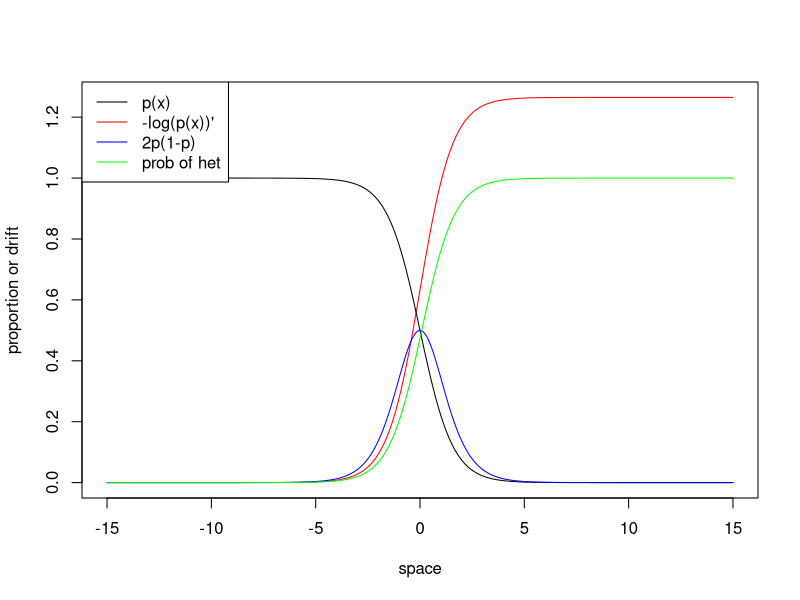
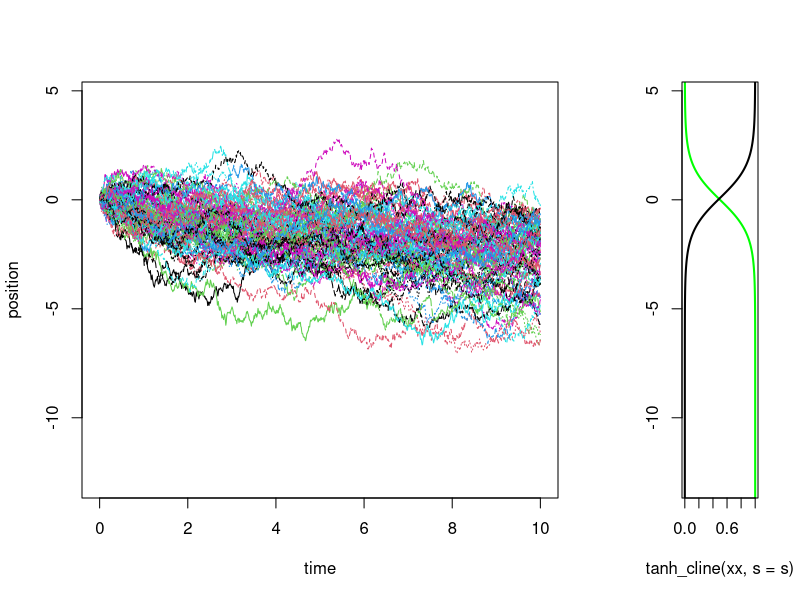
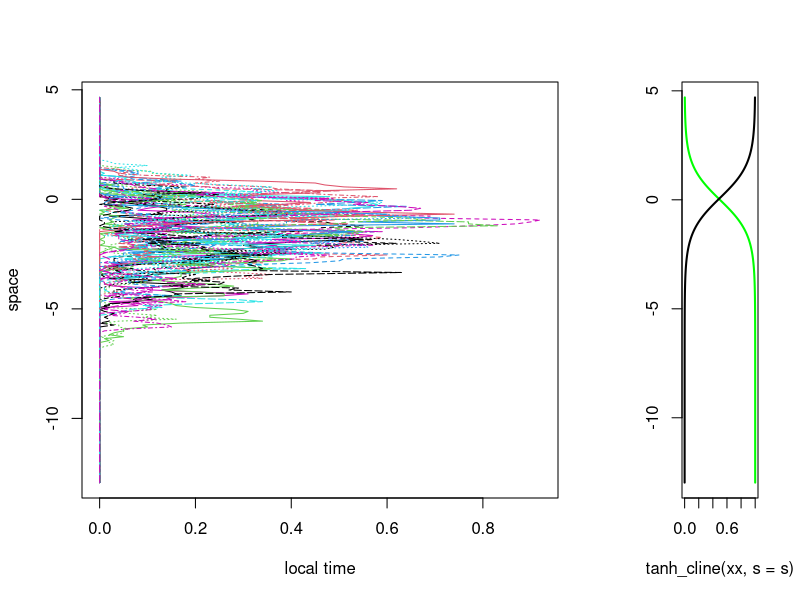
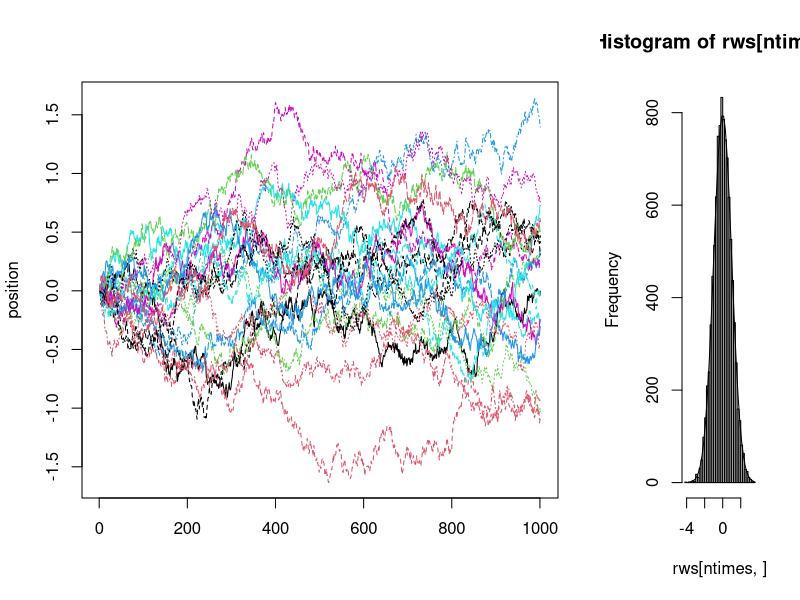
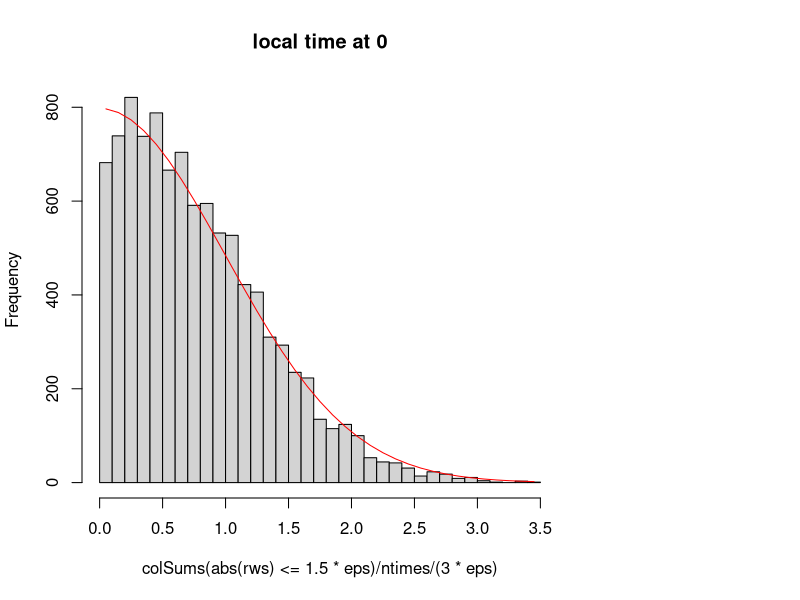
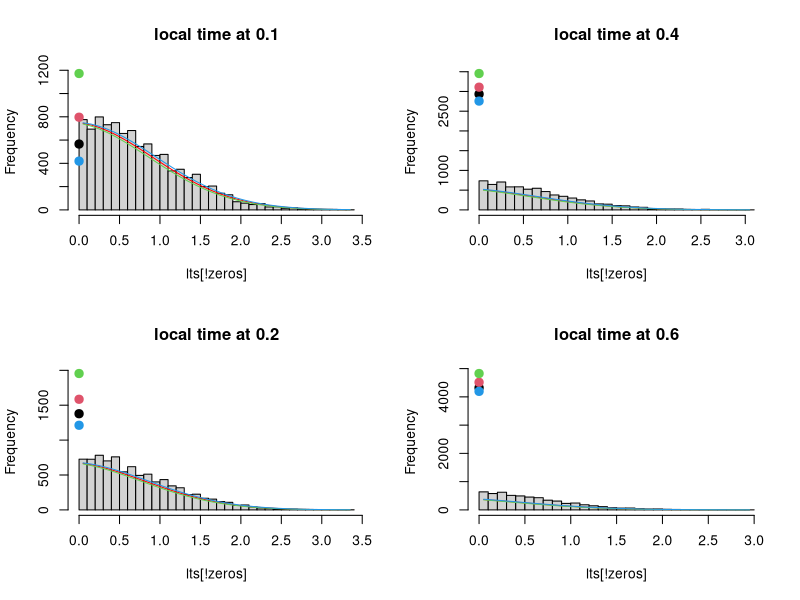
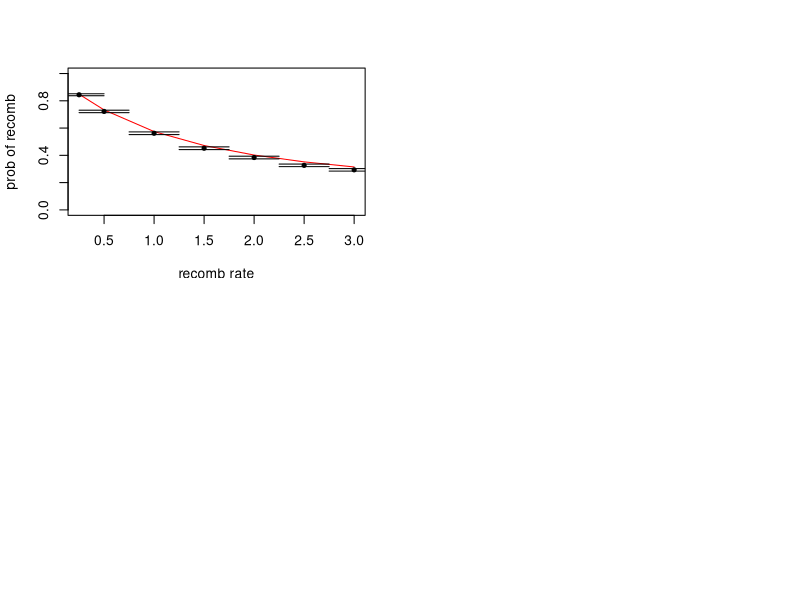
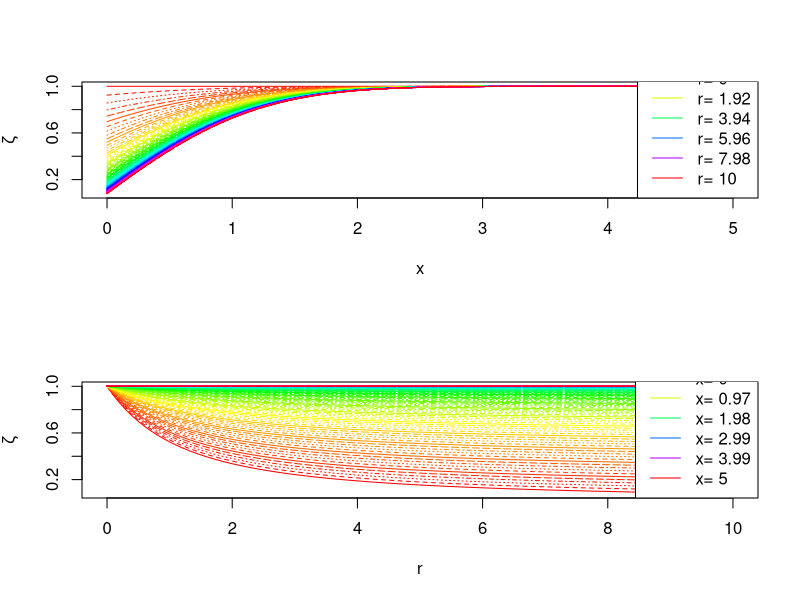

The R script that drew these images, in order:
## ---- chunk 1
fig.dim <- 5
knitr::opts_chunk$set(fig.width=2*fig.dim,fig.align='center')
## ---- chunk 2
pcline <- function (x,r,tau=1,sigma=1) {
    (1/2)*( 1 - sign(x)*zeta(x=x/sqrt(tau*sigma^2),r=r*tau) )
}
tanh_cline <- function (x,s,sigma=1) {
    (1/2)*(1+tanh(-2*x*sqrt(s)/sigma))
}
tanh_drift <- function (x,s,sigma=1) {
    # log-derivative of tanh_cline
    -(2*sqrt(s)/sigma) * (1-tanh(-2*x*sqrt(s)/sigma)^2) / (1+tanh(-2*x*sqrt(s)/sigma))
}
tanh_het <- function (x,s,sigma=1) {
    # prob of being in a het = (1-s)(1-p)/(1-s(1-p))
    pp <- tanh_cline(x,s,sigma=sigma)
    (1-s)*(1-pp)/(1-s*(1-pp))
}
## ---- chunk 3
s <- 0.1
tanh_cline
xx <- seq(-15,15,length.out=500)
plot(xx, (-1)*tanh_drift(xx,s=s), type='l', col='red', xlab="space", ylab='proportion or drift')
lines(xx, tanh_cline(xx,s=s), col='black')
lines(xx, 2*tanh_cline(xx,s=s)*(1-tanh_cline(xx,s=s)), col='blue')
lines(xx, tanh_het(xx,s=s), col='green')
legend("topleft",lty=1,col=c("black","red","blue","green"),
        legend=c("p(x)","-log(p(x))'","2p(1-p)","prob of het"))
## ---- chunk 4
tanh_drift
nwalks <- 1e4
ntimes <- 1e3
s <- 0.1
tau <- 10
xx <- seq(-15,15,length.out=500)
# want total time to be 1, so:
dt <- tau/ntimes
tt <- seq(0,tau,length.out=ntimes)
rws <- rbind(0,matrix( rnorm(nwalks*(ntimes-1))*sqrt(dt), nrow=(ntimes-1), ncol=nwalks ))
for (k in 2:ntimes) {
    rws[k,] <- rws[k-1,]+rws[k,]+dt*tanh_drift(rws[k-1,],s)
}
layout( t(1:2), widths=c(3,1) )
matplot(tt, rws[,1:80],type='l', ylab='position', xlab='time', ylim=range(rws) )
plot( tanh_cline(xx,s=s), xx, col='green', lwd=2, type='l', ylim=range(rws), ylab='' )
lines( (1-s)*(1-tanh_cline(xx,s=s))/(1-s*(1-tanh_cline(xx,s=s))), xx, lwd=2 )
## ---- chunk 5
xx <- seq( min(rws), max(rws), length.out=200 )
xmids <- xx[-1]-diff(xx)/2
lts <- dt*apply( matrix(findInterval(rws,xx),nrow=nrow(rws)), 2, tabulate, nbins=length(xx)-1 )
layout( t(1:2), widths=c(3,1) )
matplot(lts[,1:30],xmids,type='l',xlab="local time", ylab="space")
plot( tanh_cline(xx,s=s), xx, col='green', lwd=2, type='l', ylim=range(rws), ylab='' )
lines( (1-s)*(1-tanh_cline(xx,s=s))/(1-s*(1-tanh_cline(xx,s=s))), xx, lwd=2 )
## ---- chunk 6
nwalks <- 1e4
ntimes <- 1e3
# want total time to be 1, so:
eps <- 1/sqrt(ntimes)
rws <- matrix( rnorm(nwalks*ntimes)*eps, nrow=ntimes, ncol=nwalks )
rws <- rbind(0,apply(rws,2,cumsum))
matplot(rws[,1:20],type='l', ylab='position')
## ---- chunk 7
xh <- hist(rws[ntimes,],breaks=50)
lines( xh$mids, sum(xh$counts)*diff(pnorm(xh$breaks)) )
## ---- chunk 8
xh <- hist(colSums(abs(rws)<=1.5*eps)/ntimes/(3*eps),main="local time at 0", breaks=30)
lines( xh$mids, sum(xh$counts)*diff( 2*pnorm(xh$breaks)-1 ), col='red' )
## ---- chunk 9
layout(matrix(1:4,nrow=2))
for (loc in c(0.1, 0.2, 0.4, 0.6)) {
    lts <- colSums(abs(rws-loc)<=1.5*eps)/ntimes/(3*eps)
    zeros <- (lts==0)
    pred.zero <- 2*pnorm(abs(loc)+c(0,1.5*eps,-1.5*eps))-1
    xh <- hist(lts[!zeros],main=paste("local time at",loc), breaks=30, ylim=range(c(0,pred.zero*nwalks)))
    lines( xh$mids, sum(!zeros)*diff( 2*pnorm(abs(loc)+xh$breaks)-1 ), col='red' )
    points(rep(0,4), c(sum(zeros),pred.zero*nwalks), col=1:4, pch=20, cex=2)
    # lower bound
    lines( xh$mids, sum(!zeros)*diff( 2*pnorm(abs(loc+1.5*eps)+xh$breaks)-1 ), col=3 )
    # upper bound
    lines( xh$mids, sum(!zeros)*diff( 2*pnorm(abs(loc-1.5*eps)+xh$breaks)-1 ), col=4 )
}
## ---- chunk 10
loc <- 0.1
zeta <- function (x,r) {
    2*pnorm(abs(x)) - 1 + 2 * exp( r*abs(x) + r^2/2 + pnorm(abs(x)+r,lower.tail=FALSE,log.p=TRUE) )
}
compare.rates <- as.data.frame( t( sapply( c(0.25,0.5,1,1.5,2,2.5,3), function (rate) {
        visits <- colSums(abs(rws-loc)<=1.5*eps)
        killed <- ( rbinom(ncol(rws),size=visits,prob=rate/ntimes/(3*eps)) == 0 )
        c( 
          rate=rate,
          simulation=mean(killed), 
          theory=zeta(loc,rate),
          SE=sqrt(mean(killed)*(1-mean(killed))/nwalks)
          )
    } ) ) )
with(compare.rates, {
         plot( rate, theory, type='l', xlab="recomb rate", ylab="prob of recomb", col='red', ylim=c(0,1) ) 
         points( rate, simulation, pch=20 )
         arrows( x0=rate, y0=simulation-2*SE, y1=simulation+2*SE, angle=90, code=3 )
    } )
## ---- chunk 11
layout(1:2)
xvals <- seq(0,5,length.out=150)
rvals <- seq(0,10,length.out=100)
zetavals <- outer( xvals, rvals, zeta )
matplot(xvals,zetavals,type='l',xlab="x",ylab=expression(zeta),col=rainbow(length(rvals)))
lrvals <- seq(1,length(rvals),length.out=6)
legend("bottomright",lty=1,col=rainbow(length(rvals))[lrvals],legend=paste("r=",round(rvals[lrvals],digits=2)))
matplot(rvals,t(zetavals),type='l',xlab="r",ylab=expression(zeta),col=rainbow(length(xvals)))
lxvals <- seq(1,length(xvals),length.out=6)
legend("bottomright",lty=1,col=rainbow(length(xvals))[lxvals],legend=paste("x=",round(xvals[lxvals],digits=2)),bg='white')
## ---- chunk 12
pcline
xx <- seq(-15,15,length.out=500)
for (tau in c(5,50)) {
    plot(xx, pcline(xx,r=1), type='n', 
            xlab="distance from cline center", ylab="prob inherited from the left", 
            main=as.expression(substitute(tau==mytau,list(mytau=tau))) )
    rr <- seq(0,0.2,length.out=11)
    pp <- sapply( rr, function (r) { pcline(xx,r=r,tau=tau) } )
    matplot(xx,pp,type='l',lty=1,col=rainbow(length(rr)),add=TRUE)
    legend("topright",lty=1,col=rainbow(length(rr)),legend=paste("r=",rr))
}
